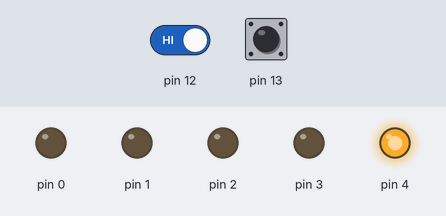
Recording of a sketch running on a simulated Arduino Uno, built with avr-gcc and run on an emulated ATmega328P. Shown: output pins drawn as LEDs (lit = HIGH). Inputs (shaded band) come from the test bench; at power-on: pin 12 HIGH, pin 13 HIGH.

Above: at 0.1 s.
At 2.8 s:
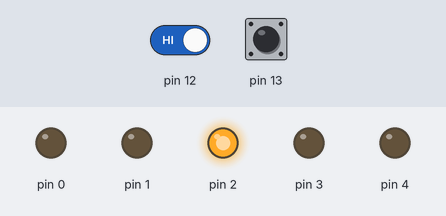
2.9 s: pin 12 driven LOW
At 5.0 s:
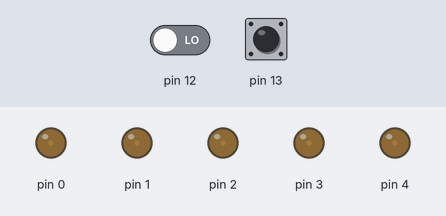
Timing chart, 0 to 6.5 s (numbered marks = the images above; inputs shaded):
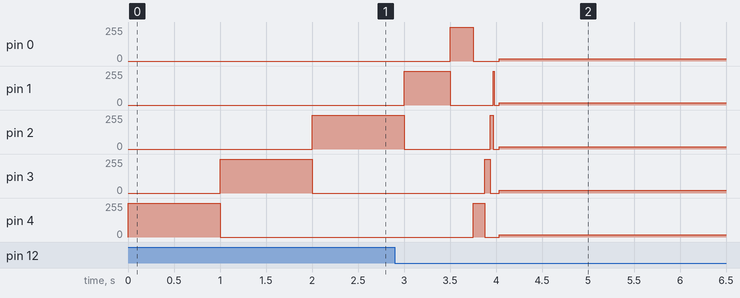

The sketch:

leds_secuencia.ino
```cpp
// (licence header left out)
int speed = 1000;
int button1;
int button2;
int i = 4;

void setup() {
  for (int i = 0; i < 5; i++) {
    pinMode(i, OUTPUT);
  }
  pinMode(12, INPUT);
  pinMode(13, INPUT);
}

void loop() {
  button1 = digitalRead(13);
  button2 = digitalRead(12);

  if (button1 == 0) {
    speed *= 2;
  }
  if (button2 == 0) {
    speed /= 2;
  }
  digitalWrite(i, HIGH);
  delay(speed);
  digitalWrite(i, LOW);
  i--;
  if (i < 0) {
    i = 4;
  }
}
```
